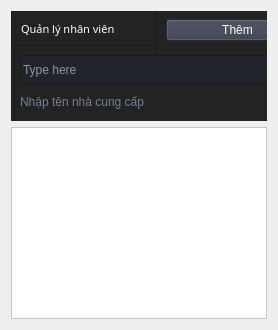
                        <widget class="QWidget" name="TT_QLNV_Page">
                         <layout class="QVBoxLayout" name="verticalLayout_39">
                          <item>
                           <widget class="QFrame" name="horizontalFrame">
                            <property name="minimumSize">
                             <size>
                              <width>0</width>
                              <height>110</height>
                             </size>
                            </property>
                            <property name="maximumSize">
                             <size>
                              <width>16777215</width>
                              <height>110</height>
                             </size>
                            </property>
                            <property name="styleSheet">
                             <string notr="true">background-color: rgb( 35, 35, 35);</string>
                            </property>
                            <widget class="QFrame" name="frame_div_content_7">
                             <property name="geometry">
                              <rect>
                               <x>0</x>
                               <y>0</y>
                               <width>681</width>
                               <height>110</height>
                              </rect>
                             </property>
                             <property name="minimumSize">
                              <size>
                               <width>0</width>
                               <height>110</height>
                              </size>
                             </property>
                             <property name="maximumSize">
                              <size>
                               <width>16777215</width>
                               <height>110</height>
                              </size>
                             </property>
                             <property name="frameShape">
                              <enum>QFrame::NoFrame</enum>
                             </property>
                             <property name="frameShadow">
                              <enum>QFrame::Raised</enum>
                             </property>
                             <layout class="QVBoxLayout" name="verticalLayout_40">
                              <property name="spacing">
                               <number>0</number>
                              </property>
                              <property name="leftMargin">
                               <number>0</number>
                              </property>
                              <property name="topMargin">
                               <number>0</number>
                              </property>
                              <property name="rightMargin">
                               <number>0</number>
                              </property>
                              <property name="bottomMargin">
                               <number>0</number>
                              </property>
                              <item>
                               <widget class="QFrame" name="frame_title_wid_7">
                                <property name="maximumSize">
                                 <size>
                                  <width>16777215</width>
                                  <height>35</height>
                                 </size>
                                </property>
                                <property name="frameShape">
                                 <enum>QFrame::StyledPanel</enum>
                                </property>
                                <property name="frameShadow">
                                 <enum>QFrame::Raised</enum>
                                </property>
                                <layout class="QVBoxLayout" name="verticalLayout_41">
                                 <item>
                                  <widget class="QLabel" name="labelBoxBlenderInstalation_7">
                                   <property name="font">
                                    <font>
                                     <family>Shopee Display Black</family>
                                     <pointsize>8</pointsize>
                                     <weight>10</weight>
                                     <italic>false</italic>
                                     <bold>false</bold>
                                    </font>
                                   </property>
                                   <property name="styleSheet">
                                    <string notr="true">color: rgb(255, 255, 255);</string>
                                   </property>
                                   <property name="text">
                                    <string>Quản lý nhân viên</string>
                                   </property>
                                  </widget>
                                 </item>
                                </layout>
                               </widget>
                              </item>
                              <item>
                               <widget class="QFrame" name="frame_content_wid_7">
                                <property name="frameShape">
                                 <enum>QFrame::NoFrame</enum>
                                </property>
                                <property name="frameShadow">
                                 <enum>QFrame::Raised</enum>
                                </property>
                                <layout class="QHBoxLayout" name="horizontalLayout_24">
                                 <item>
                                  <layout class="QGridLayout" name="gridLayout_10">
                                   <property name="bottomMargin">
                                    <number>0</number>
                                   </property>
                                   <item row="0" column="0">
                                    <widget class="QLineEdit" name="lineEdit_10">
                                     <property name="minimumSize">
                                      <size>
                                       <width>0</width>
                                       <height>30</height>
                                      </size>
                                     </property>
                                     <property name="styleSheet">
                                      <string notr="true">background-color: rgb(33, 37, 43);
color: rgb(255, 255, 255);</string>
                                     </property>
                                     <property name="text">
                                      <string/>
                                     </property>
                                     <property name="placeholderText">
                                      <string>Type here</string>
                                     </property>
                                    </widget>
                                   </item>
                                   <item row="0" column="1">
                                    <widget class="QPushButton" name="pushButton_17">
                                     <property name="minimumSize">
                                      <size>
                                       <width>150</width>
                                       <height>30</height>
                                      </size>
                                     </property>
                                     <property name="font">
                                      <font>
                                       <family>Shopee Display Black</family>
                                       <pointsize>8</pointsize>
                                       <weight>10</weight>
                                       <italic>false</italic>
                                       <bold>false</bold>
                                      </font>
                                     </property>
                                     <property name="cursor">
                                      <cursorShape>PointingHandCursor</cursorShape>
                                     </property>
                                     <property name="styleSheet">
                                      <string notr="true">
QPushButton {
	background-color: rgb(52, 59, 72);
	color: rgb(255, 255, 255);
}
QPushButton:hover {
	background-color: rgb(85, 170, 255);
}</string>
                                     </property>
                                     <property name="text">
                                      <string>Tìm kiếm</string>
                                     </property>
                                     <property name="icon">
                                      <iconset resource="../../GUI_Test/Modern_GUI_PyDracula_PySide6_or_PyQt6-master/resources.qrc">
                                       <normaloff>:/icons/images/icons/cil-folder-open.png</normaloff>:/icons/images/icons/cil-folder-open.png</iconset>
                                     </property>
                                    </widget>
                                   </item>
                                   <item row="1" column="0" colspan="2">
                                    <widget class="QLabel" name="labelVersion_12">
                                     <property name="styleSheet">
                                      <string notr="true">color: rgb(113, 126, 149);</string>
                                     </property>
                                     <property name="lineWidth">
                                      <number>1</number>
                                     </property>
                                     <property name="text">
                                      <string>Nhập tên nhà cung cấp</string>
                                     </property>
                                     <property name="alignment">
                                      <set>Qt::AlignLeading|Qt::AlignLeft|Qt::AlignVCenter</set>
                                     </property>
                                    </widget>
                                   </item>
                                  </layout>
                                 </item>
                                </layout>
                               </widget>
                              </item>
                             </layout>
                            </widget>
                            <widget class="QFrame" name="frame_6">
                             <property name="geometry">
                              <rect>
                               <x>145</x>
                               <y>-6</y>
                               <width>311</width>
                               <height>51</height>
                              </rect>
                             </property>
                             <property name="frameShape">
                              <enum>QFrame::StyledPanel</enum>
                             </property>
                             <property name="frameShadow">
                              <enum>QFrame::Raised</enum>
                             </property>
                             <layout class="QHBoxLayout" name="horizontalLayout_18">
                              <item>
                               <widget class="QPushButton" name="pushButton_13">
                                <property name="styleSheet">
                                 <string notr="true">
QPushButton {
	background-color: rgb(52, 59, 72);
	color: rgb(255, 255, 255);
}
QPushButton:hover {
	background-color: rgb(85, 170, 255);
}</string>
                                </property>
                                <property name="text">
                                 <string>Thêm</string>
                                </property>
                               </widget>
                              </item>
                              <item>
                               <widget class="QPushButton" name="pushButton_14">
                                <property name="styleSheet">
                                 <string notr="true">
QPushButton {
	background-color: rgb(52, 59, 72);
	color: rgb(255, 255, 255);
}
QPushButton:hover {
	background-color: rgb(85, 170, 255);
}</string>
                                </property>
                                <property name="text">
                                 <string>Xóa</string>
                                </property>
                               </widget>
                              </item>
                             </layout>
                            </widget>
                           </widget>
                          </item>
                          <item>
                           <widget class="QFrame" name="horizontalFrame_2">
                            <layout class="QVBoxLayout" name="verticalLayout_43">
                             <property name="spacing">
                              <number>0</number>
                             </property>
                             <property name="leftMargin">
                              <number>0</number>
                             </property>
                             <property name="topMargin">
                              <number>0</number>
                             </property>
                             <property name="rightMargin">
                              <number>0</number>
                             </property>
                             <property name="bottomMargin">
                              <number>0</number>
                             </property>
                             <item>
                              <widget class="QFrame" name="horizontalFrame_5">
                               <layout class="QVBoxLayout" name="verticalLayout_42">
                                <property name="spacing">
                                 <number>0</number>
                                </property>
                                <property name="leftMargin">
                                 <number>0</number>
                                </property>
                                <property name="topMargin">
                                 <number>0</number>
                                </property>
                                <property name="rightMargin">
                                 <number>0</number>
                                </property>
                                <property name="bottomMargin">
                                 <number>0</number>
                                </property>
                                <item>
                                 <widget class="QTableView" name="tableView_10">
                                  <property name="sizePolicy">
                                   <sizepolicy hsizetype="Preferred" vsizetype="Preferred">
                                    <horstretch>0</horstretch>
                                    <verstretch>0</verstretch>
                                   </sizepolicy>
                                  </property>
                                  <property name="styleSheet">
                                   <string notr="true">background-color: rgb(255, 255, 255);</string>
                                  </property>
                                  <property name="frameShape">
                                   <enum>QFrame::StyledPanel</enum>
                                  </property>
                                 </widget>
                                </item>
                               </layout>
                              </widget>
                             </item>
                            </layout>
                           </widget>
                          </item>
                         </layout>
                        </widget>
